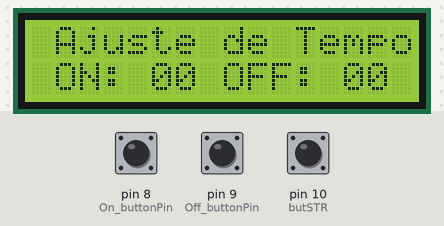
Bench run of a sketch on a simulated Arduino Uno, built with avr-gcc and run on an emulated ATmega328P. Shown: 16×2 character LCD. The test bench sets the inputs (shaded band); at power-on: pin 8 (On_buttonPin) HIGH, pin 9 (Off_buttonPin) HIGH, pin 10 (butSTR) HIGH.

Above: at 1.2 s.
1.3 s: pin 8 (On_buttonPin) pulled LOW for 1 s
At 2.8 s:
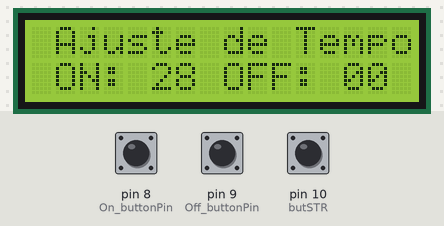
3.8 s: pin 9 (Off_buttonPin) pulled LOW for 3.2 s
At 8.2 s:
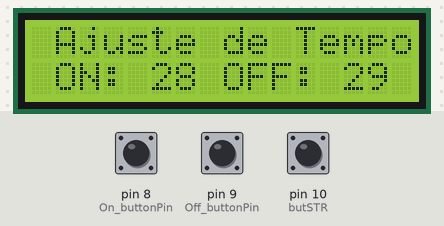
8.5 s: pin 8 (On_buttonPin) pulled LOW for 0.15 s
At 9.2 s:
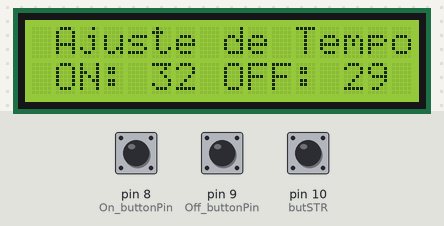
10.3 s: pin 9 (Off_buttonPin) pulled LOW for 0.15 s
At 11.3 s:
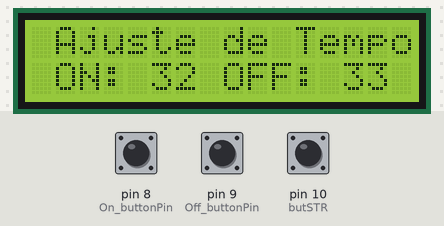
Timing chart, 0 to 13.3 s (numbered marks = the images above; inputs shaded):
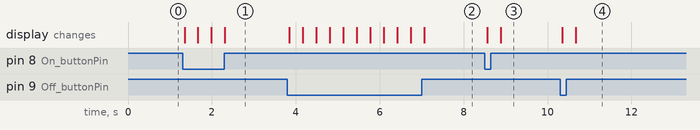

Measured:
- after the input at 1.3 s, the display: first changes after 0.05 s (image 1 shows a later state)
- after the input at 3.8 s, the display: first changes after 0.05 s (image 2 shows a later state)
- after the input at 8.5 s, the display: first changes after 0.06 s (image 3 shows a later state)
- after the input at 10.3 s, the display: first changes after 0.05 s (image 4 shows a later state)

The sketch:

lcd_btn_timer.ino
```cpp
#include <Wire.h>
#include <LiquidCrystal_I2C.h>

// Modulo I2C display no endereco 0x27
LiquidCrystal_I2C lcd(0x27, 2, 1, 0, 4, 5, 6, 7, 3, POSITIVE);

#define On_buttonPin  8
#define Off_buttonPin 9
#define butSTR 10
#define pin_rele_rain 11

static byte estadoOn = 0;

static bool estadoBotaoOn = true;

static bool estadoAntBotaoOn = true;

static byte estadoOff = 0;

static bool estadoBotaoOff = true;

static bool estadoAntBotaoOff = true;

static unsigned long delayBouce;

static byte estadoSTR = 0;

static unsigned long delayBouce2;

static bool estadoBotaoSTR = true;

static bool estadoAntBotaoSTR = true;

int state_reles_rain = LOW;

unsigned long startMillis = 0;

unsigned long currentMillis = 0;

unsigned long previousMillis = 0;

long OnTime = 0;           // milliseconds of on-time
long OffTime = 0;          // milliseconds of off-time

void menu1();

void checkONbtn();

void checkOFFbtn();

void checkSTRbtn();

void controlaIrrigacao();

void setup()
{
  Serial.begin(9600);
  pinMode( On_buttonPin, INPUT_PULLUP);
  pinMode( Off_buttonPin, INPUT_PULLUP);

  lcd.begin (16, 2);
}


void loop()
{

  menu1();
  checkONbtn();
  checkOFFbtn();
  checkSTRbtn();
  controlaIrrigacao();

}

void menu1()
{
  lcd.setCursor(0, 0);
  lcd.print(" Ajuste de Tempo ");
  lcd.setCursor(0, 1);
  lcd.print(" ON:  ");
  lcd.setCursor(5, 1);
  if (estadoOn < 10) lcd.print("0");
  lcd.print(estadoOn);
  lcd.setCursor(7, 1);
  lcd.print(" OFF:  ");
  lcd.setCursor(13, 1);
  if (estadoOff < 10) lcd.print("0");
  lcd.print(estadoOff);
} //end menu1


void checkONbtn()
{
  estadoBotaoOn = digitalRead (On_buttonPin);
  if ((!estadoBotaoOn && estadoAntBotaoOn) && ((millis() - delayBouce))) {
    estadoOn++;

    if (estadoOn > 60)
    {
      estadoOn = 0;
    }

    delayBouce = millis();
  }


}

void checkOFFbtn()
{
  estadoBotaoOff = digitalRead (Off_buttonPin);
  if ((!estadoBotaoOff && estadoAntBotaoOff) && ((millis() - delayBouce))) {
    estadoOff++;

    if (estadoOff > 60)
    {
      estadoOff = 0;
    }
    delayBouce = millis();
  }


}

void checkSTRbtn()
{
  estadoBotaoSTR = digitalRead (butSTR);
  if ((!estadoBotaoSTR && estadoAntBotaoSTR) && ((millis() - delayBouce2))) {
    estadoSTR++;

    Serial.print("###");
    Serial.print("Start");
    Serial.print(estadoSTR);
    Serial.print("###");

    if (estadoSTR > 2) {
      estadoSTR = 0;
    }

    delayBouce2 = millis();
  }


}

void controlaIrrigacao()                                          //Função genérica para um quarto menu...
{
  unsigned long currentMillis = millis();

  OnTime = (estadoOn * 60000);

  OffTime = (estadoOff * 60000);

  switch (estadoSTR)                                     //Controle do set1
  {
    case 0x01:                                        //Caso 1
      if (estadoSTR == 1 && startMillis == 0) {
        startMillis = currentMillis;
        state_reles_rain = HIGH;  // turn it on
        digitalWrite(pin_rele_rain, state_reles_rain);
      }

      if ((state_reles_rain == LOW) && (currentMillis - previousMillis >= OnTime))
      {
        state_reles_rain = HIGH;  // turn it on
        previousMillis = currentMillis;     // Remember the time
        digitalWrite(pin_rele_rain, state_reles_rain);    // Update the actual LED
      } else if ((state_reles_rain == HIGH) && (currentMillis - previousMillis >= OffTime))
      {
        state_reles_rain = LOW;  // Turn it off
        previousMillis = currentMillis;    // Remember the time
        digitalWrite(pin_rele_rain, state_reles_rain);   // Update the actual LED
      }

      break;
    case 0x02:                                    //Caso 2
      startMillis = currentMillis;
      state_reles_rain = LOW;  // turn it on
      digitalWrite(pin_rele_rain, state_reles_rain);
      break;                                  //Break
  }
} //end controlaIrrigacao
```
